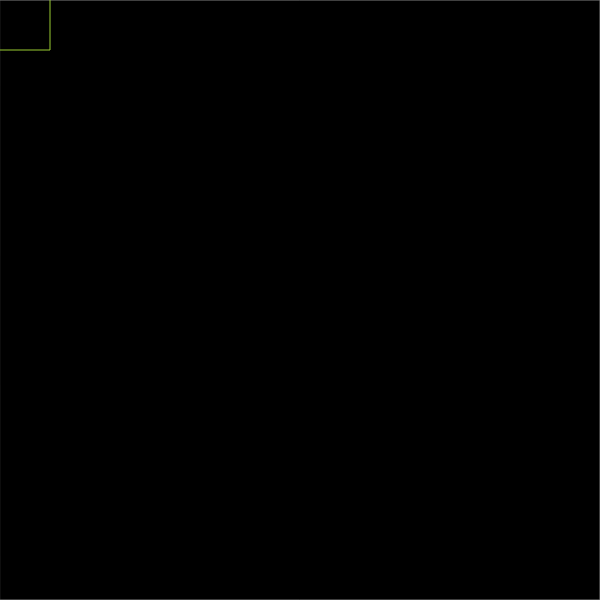
Frame 1 (no input)
Frame 60 (no input): identical to frame 1, image omitted
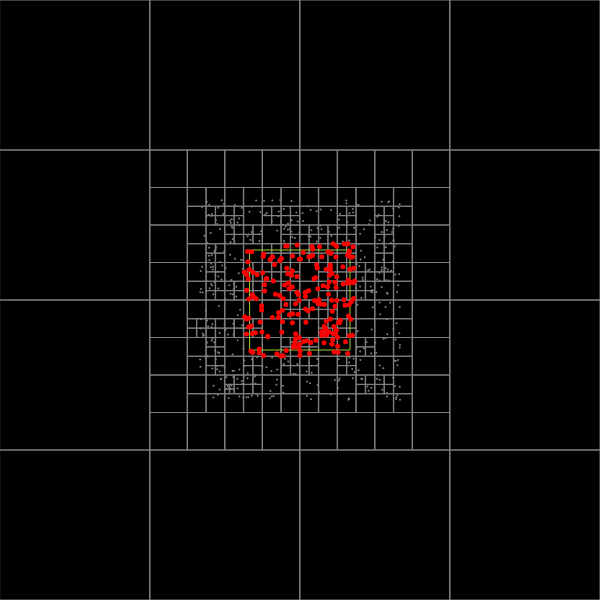
Frame 120 (the mouse pressed at the canvas centre since frame 60)

The p5.js sketch that drew these frames (run headless with seeded random() and noise() and a simulated clock; from frame 60 on, the mouse is pressed at the canvas centre):

// p5.js sketch
// ── sketch.js
let qtree

function setup() {
    createCanvas(600, 600, P2D)
    qtree = new QuadTree(0, 0, width, height, 4)
    frameRate(30)
    // noLoop()
}

function draw() {
    if (mouseIsPressed) {
        for (let i = 0; i < 10; i++) qtree.push(new Point(mouseX + random(-100, 100), mouseY + random(-100, 100)))
    }
    background(0)
    qtree.show()
    const x = mouseX
    const y = mouseY
    const w = 100
    const h = 100
    stroke('yellowgreen')
    rect(x - w / 2, y - h / 2, w, h)
    const points = qtree.query(x - w / 2, y - h / 2, w, h)
    points.forEach((i) => i.show(5, 'red'))
}

class Point {
    constructor(x, y) {
        this.x = x
        this.y = y
        this.s = 2
        this.c = 128
    }
    setSize(size) {
        this.s = size || this.s
    }
    setColor(color) {
        this.c = color || this.c
    }
    show(size, color) {
        strokeWeight(size || this.s)
        stroke(color || this.c)
        point(this.x, this.y)
    }
}

class QuadTree {
    constructor(x, y, w, h, capacity) {
        this.x = x
        this.y = y
        this.w = w
        this.h = h
        this.color = 128
        this.points = []
        this.subTrees = []
        this.capacity = capacity
    }

    show() {
        if (this.subTrees.length > 0) this.subTrees.forEach((i) => i.show())
        else {
            noFill()
            strokeWeight(1)
            stroke(this.color)
            rect(this.x, this.y, this.w, this.h)
            this.points.forEach((i) => i.show())
        }
    }

    contains(point) {
        return point.x >= this.x && point.x < this.x + this.w && point.y >= this.y && point.y < this.y + this.h
    }

    query(x, y, w, h) {
        if (x >= this.x + this.w || x + w <= this.x || y >= this.y + this.h || y + h <= this.y) return []
        let points = []
        if (this.subTrees.length > 0) {
            for (let tree of this.subTrees) points = points.concat(tree.query(x, y, w, h))
        } else points = points.concat(this.points)
        return points
    }

    push(point) {
        if (this.contains(point)) {
            for (let tree of this.subTrees) if (tree.push(point)) return true
            if (this.points.length === this.capacity) {
                this.split()
                return this.push(point)
            } else {
                point.setColor(this.color)
                this.points.push(point)
                return true
            }
        }
    }

    split() {
        if (this.subTrees.length < 1) {
            const halfW = this.w / 2
            const halfH = this.h / 2
            const northWest = new QuadTree(this.x, this.y, halfW, halfH, this.capacity)
            const northEast = new QuadTree(this.x + halfW, this.y, halfW, halfH, this.capacity)
            const southEast = new QuadTree(this.x + halfW, this.y + halfH, halfW, halfH, this.capacity)
            const southWest = new QuadTree(this.x, this.y + halfH, halfW, halfH, this.capacity)
            this.subTrees = [northWest, northEast, southEast, southWest]
            while (this.points.length > 0) {
                this.push(this.points.pop())
            }
        }
    }
}
